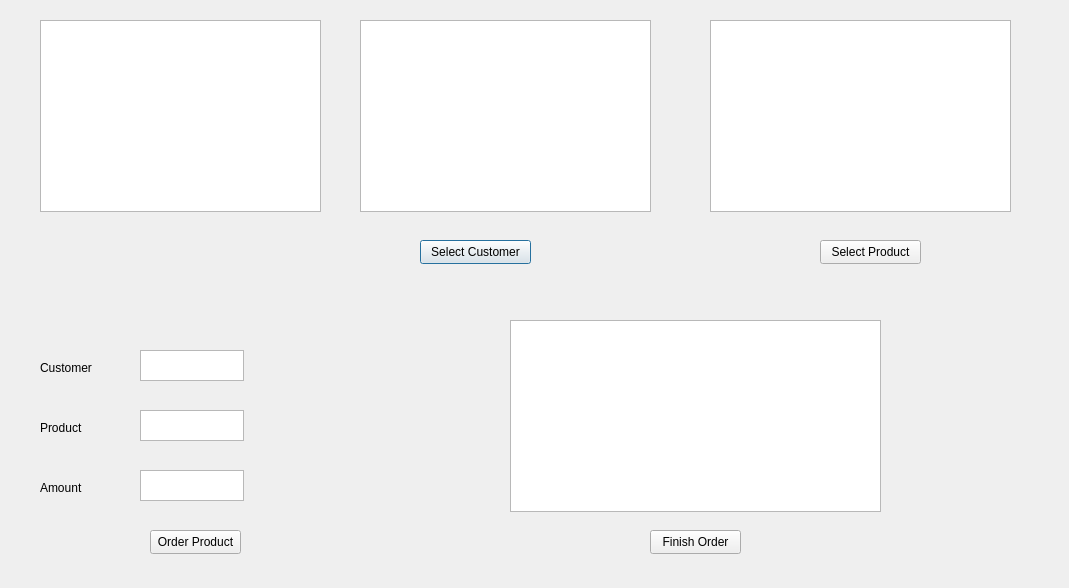
<?xml version="1.0" encoding="UTF-8"?>
<ui version="4.0">
 <class>CustomerOrder</class>
 <widget class="QDialog" name="CustomerOrder">
  <property name="geometry">
   <rect>
    <x>0</x>
    <y>0</y>
    <width>1069</width>
    <height>588</height>
   </rect>
  </property>
  <property name="windowTitle">
   <string>Dialog</string>
  </property>
  <widget class="QTableView" name="tableView_customer">
   <property name="geometry">
    <rect>
     <x>360</x>
     <y>20</y>
     <width>291</width>
     <height>192</height>
    </rect>
   </property>
  </widget>
  <widget class="QTableView" name="tableView_products">
   <property name="geometry">
    <rect>
     <x>710</x>
     <y>20</y>
     <width>301</width>
     <height>192</height>
    </rect>
   </property>
  </widget>
  <widget class="QTableView" name="tableView_orders">
   <property name="geometry">
    <rect>
     <x>40</x>
     <y>20</y>
     <width>281</width>
     <height>192</height>
    </rect>
   </property>
  </widget>
  <widget class="QPushButton" name="pushButton_select_customer">
   <property name="geometry">
    <rect>
     <x>420</x>
     <y>240</y>
     <width>111</width>
     <height>24</height>
    </rect>
   </property>
   <property name="text">
    <string>Select Customer</string>
   </property>
  </widget>
  <widget class="QPushButton" name="pushButton_select_product">
   <property name="geometry">
    <rect>
     <x>820</x>
     <y>240</y>
     <width>101</width>
     <height>24</height>
    </rect>
   </property>
   <property name="text">
    <string>Select Product</string>
   </property>
  </widget>
  <widget class="QPlainTextEdit" name="plainTextEdit_customer">
   <property name="geometry">
    <rect>
     <x>140</x>
     <y>350</y>
     <width>104</width>
     <height>31</height>
    </rect>
   </property>
   <property name="textInteractionFlags">
    <set>Qt::TextSelectableByMouse</set>
   </property>
  </widget>
  <widget class="QPlainTextEdit" name="plainTextEdit_product">
   <property name="geometry">
    <rect>
     <x>140</x>
     <y>410</y>
     <width>104</width>
     <height>31</height>
    </rect>
   </property>
   <property name="textInteractionFlags">
    <set>Qt::TextSelectableByMouse</set>
   </property>
  </widget>
  <widget class="QPlainTextEdit" name="plainTextEdit_amount">
   <property name="geometry">
    <rect>
     <x>140</x>
     <y>470</y>
     <width>104</width>
     <height>31</height>
    </rect>
   </property>
  </widget>
  <widget class="QLabel" name="label">
   <property name="geometry">
    <rect>
     <x>40</x>
     <y>360</y>
     <width>61</width>
     <height>16</height>
    </rect>
   </property>
   <property name="text">
    <string>Customer</string>
   </property>
  </widget>
  <widget class="QLabel" name="label_2">
   <property name="geometry">
    <rect>
     <x>40</x>
     <y>420</y>
     <width>49</width>
     <height>16</height>
    </rect>
   </property>
   <property name="text">
    <string>Product</string>
   </property>
  </widget>
  <widget class="QLabel" name="label_3">
   <property name="geometry">
    <rect>
     <x>40</x>
     <y>480</y>
     <width>49</width>
     <height>16</height>
    </rect>
   </property>
   <property name="text">
    <string>Amount</string>
   </property>
  </widget>
  <widget class="QPushButton" name="pushButton_add_product">
   <property name="geometry">
    <rect>
     <x>150</x>
     <y>530</y>
     <width>91</width>
     <height>24</height>
    </rect>
   </property>
   <property name="text">
    <string>Order Product</string>
   </property>
  </widget>
  <widget class="QPushButton" name="pushButton_finish_order">
   <property name="geometry">
    <rect>
     <x>650</x>
     <y>530</y>
     <width>91</width>
     <height>24</height>
    </rect>
   </property>
   <property name="text">
    <string>Finish Order</string>
   </property>
  </widget>
  <widget class="QTableWidget" name="tableWidget_create_order">
   <property name="geometry">
    <rect>
     <x>510</x>
     <y>320</y>
     <width>371</width>
     <height>192</height>
    </rect>
   </property>
  </widget>
 </widget>
 <resources/>
 <connections/>
</ui>
